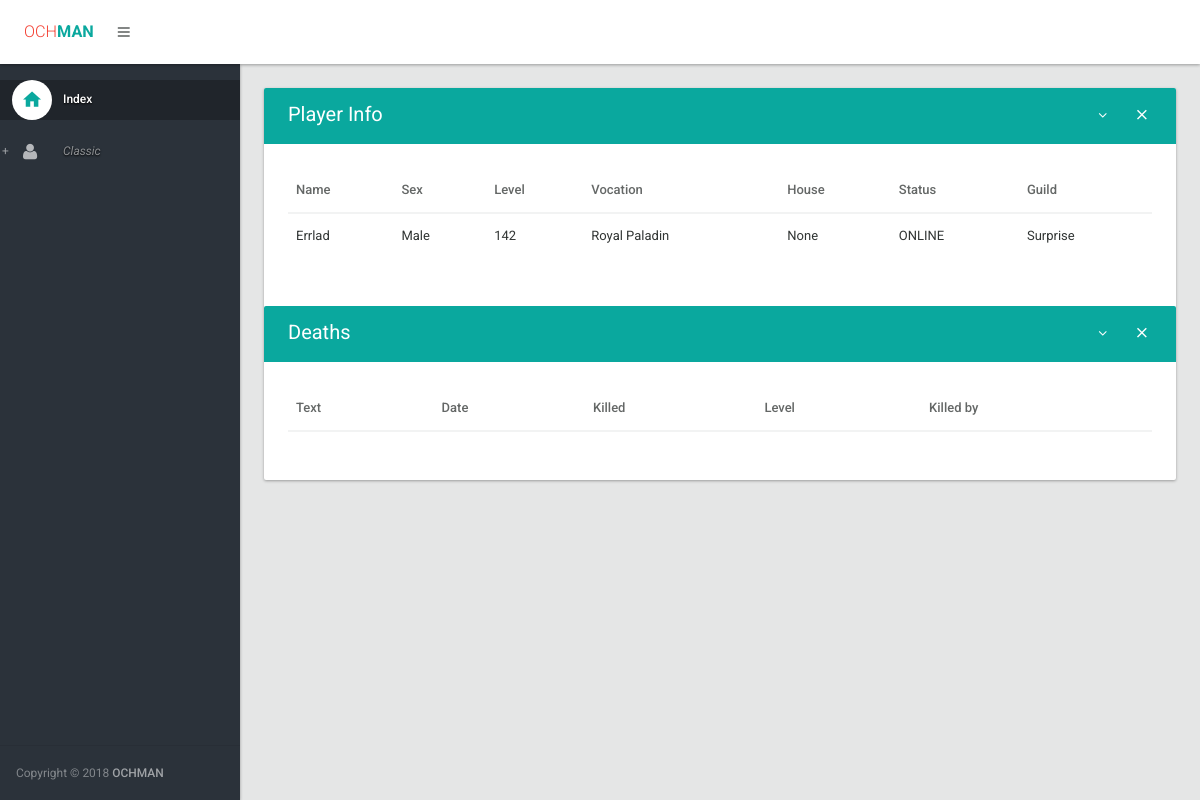
The page /stats/player/Errlad/ on the database its author committed.
### stats/models.py (models this page shows, shortened)
class Player(models.Model):
    SEX_CHOICES = (
        ("Male", "Male"),
        ("Female", "Female"),
    )
    VOCATION_CHOICES = (
        ('No Vocation', "No Vocation"),
        ("Knight", "Knight"),
        ("Paladin", "Paladin"),
        ("Druid", "Druid"),
        ("Sorcerer", "Sorcerer"),
        ("Elite Knight", "Elite Knight"),
        ("Royal Paladin", "Royal Paladin"),
        ("Elder Druid", "Elder Druid"),
        ("Master Sorcerer", "Master Sorcerer"),
    )
    ONLINE_CHOICES = (
        ("ONLINE", "ONLINE"),
        ("OFFLINE", "OFFLINE"),
    )
    name = models.CharField(max_length=100, unique=True)
    guild = models.CharField(max_length=50, null=True, blank=True)
    sex = models.CharField(choices=SEX_CHOICES, max_length=7)
    level = models.PositiveSmallIntegerField()
    vocation = models.CharField(choices=VOCATION_CHOICES, max_length=50)
    house = models.CharField(null=True, max_length=100, blank=True)
    status = models.CharField(choices=ONLINE_CHOICES, max_length=10)
    lastlogin = models.DateTimeField()
    comment = models.CharField(null=True, blank=True, max_length=500)

### stats/views.py (the view)
# urls.py: url(r'^player/(?P<player_name>.+)/$', views.player_details, name="player_details"),
def player_details(request, player_name):
    player = Player.objects.get(name=player_name)
    deaths = Deaths.objects.filter(killed=player)
    return render(request, 'player.html', {'player': player, 'deaths': deaths })

### stats/templates/player.html (shortened to what this page needs)
{% extends 'layout.html' %}
{% block body %}
                <section>
                    <div class="section-body">
                        <div class="row">
                            <div class="col-lg-12">
                                <div class="card">
                                    <div class="card-head style-primary">
                                        <header>Player Info</header>
                                        <div class="tools">
                                            <a class="btn btn-icon-toggle btn-collapse"><i class="fa fa-angle-down"></i></a>
                                            <a class="btn btn-icon-toggle btn-close"><i class="md md-close"></i></a>
                                        </div>
                                    </div>
                                    <div class="card-body">
                                        <div class="table-responsive">
                                            <table id="datatable3" class="table order-column">
                                                <thead>
                                                    <tr>
                                                        <th>Name</th>
                                                        <th>Sex</th>
                                                        <th>Level</th>
                                                        <th>Vocation</th>
                                                        <th>House</th>
                                                        <th>Status</th>
                                                        <th>Guild</th>
                                                    </tr>
                                                </thead>
                                                <tbody>
                                                        <tr class="gradeX">
                                                            <td>{{ player.name }}</td>
                                                            <td>{{ player.sex }}</td>
                                                            <td>{{ player.level }}</td>
                                                            <td>{{ player.vocation }}</td>
                                                            <td>{{ player.house }} </td>
                                                            <td>{{ player.status }} </td>
                                                            {% if player.guild %}
                                                                <td><a href="{% url 'guild_details' player.guild %}">{{ player.guild }} </td>
                                                            {% else %}
                                                                <td> ---- </td>
                                                            {% endif %}
                                                        </tr>
                                                </tbody>
                                            </table>
                                            </div>
                                        </div>
                                    <div class="card-head style-primary">
                                        <header>Deaths</header>
                                        <div class="tools">
                                            <a class="btn btn-icon-toggle btn-collapse"><i class="fa fa-angle-down"></i></a>
                                            <a class="btn btn-icon-toggle btn-close"><i class="md md-close"></i></a>
                                        </div>
                                    </div>
                                    <div class="card-body">
                                        <div class="table-responsive">
                                            <table id="datatable2" class="table order-column hover">
                                                <thead>
                                                    <tr>
                                                        <th>Text</th>
                                                        <th>Date</th>
                                                        <th>Killed</th>
                                                        <th>Level</th>
                                                        <th>Killed by</th>
                                                    </tr>
                                                </thead>
                                            </table>
                                        </div>
                                    </div>
                                </div>
                            </div>
                        </div>
                    </div>
                </section>
{% endblock %}

### rows shown on the page
Player: name "Errlad", sex "Male", level "142", vocation "Royal Paladin", house "None", status "ONLINE", guild "Surprise"
